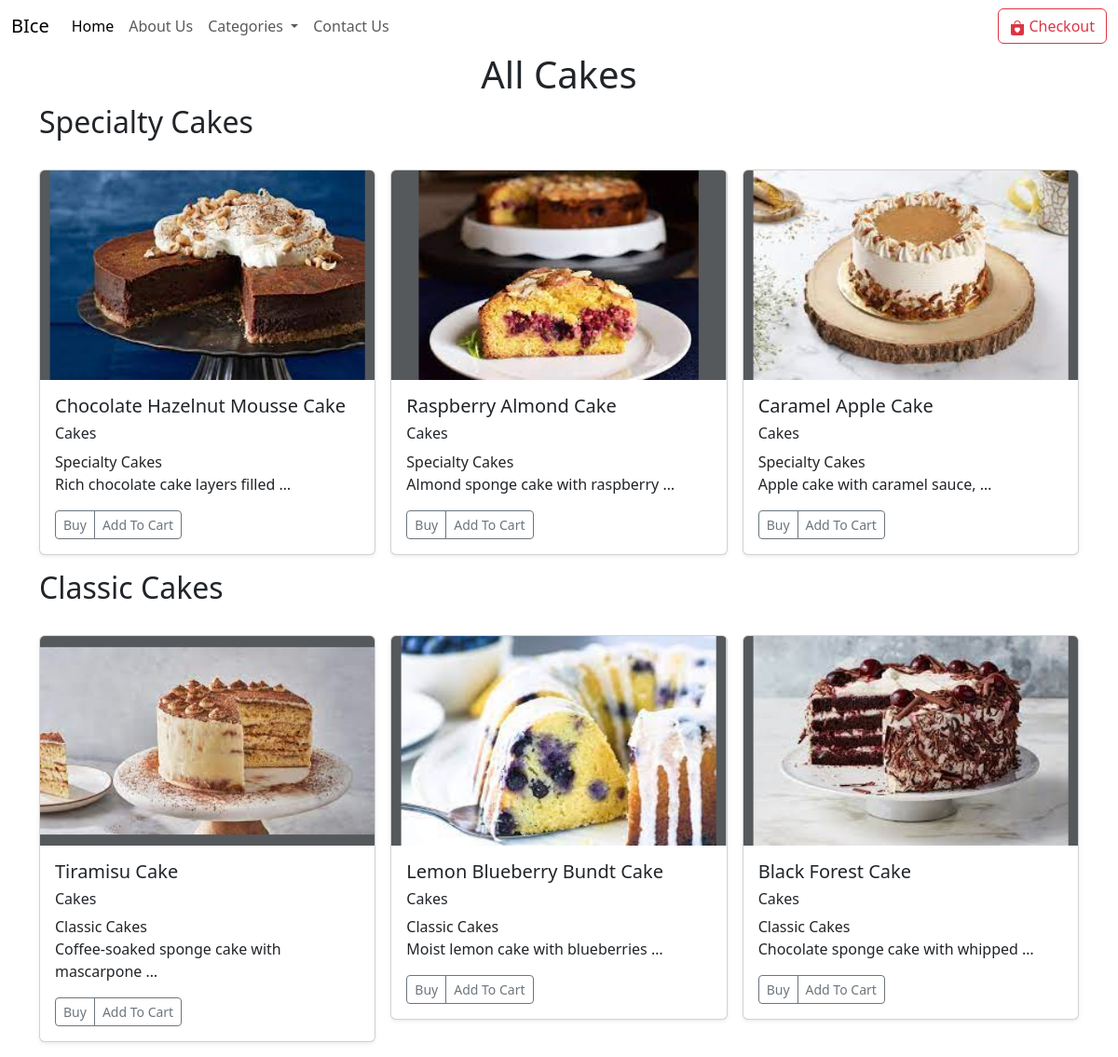
The page /cake on the database its author committed.
### home/models.py (models this page shows, shortened)
class Product(models.Model):
    name = models.CharField(max_length=127)
    price = models.IntegerField(default=0)
    category = models.CharField(max_length=255,default="")
    subcategory = models.CharField(max_length=255,default="")
    description = models.CharField(max_length=250, default='', blank=True, null=True)
    image = models.ImageField(upload_to='products/images')

### home/views.py (the view)
# urls.py: path('cake',views.cake,name='cake'),
def cake(request):
    cake_products = Product.objects.filter(category='Cakes')
    unique_subcategories = cake_products.values_list('subcategory', flat=True).distinct()
    params = {'icecream_products': cake_products, 'unique_subcategories': unique_subcategories}
    return render(request, 'cake.html', params)

### templates/cake.html (shortened to what this page needs)
{% extends "base.html" %}
{% block body %}
{% load static %}
<div class="container">
    <h1 class="text-center">All Cakes</h1>
    {% for subcategory in unique_subcategories %}
    <h2 class="text">{{ subcategory }}</h2>
    <div class="row row-cols-1 row-cols-sm-2 row-cols-md-3 g-3 my-3">
        {% for product in icecream_products %}
        {% if product.subcategory == subcategory %}
        <div class="col">
            <div class="card shadow-sm">
                <svg class="bd-placeholder-img card-img-top" width="100%" height="225" xmlns="http://www.w3.org/2000/svg" role="img" aria-label="Placeholder: Thumbnail" preserveAspectRatio="xMidYMid slice" focusable="false">
                    <title>{{ product.name }}</title>
                    <rect width="100%" height="100%" fill="#55595c"></rect>
                    <image xlink:href="/media/{{ product.image }}" width="100%" height="100%" />
                </svg>
                <div class="card-body">
                  <h5>{{ product.name }}</h5>
                  <h6>{{ product.category }}</h6>
                  <h7>{{ product.subcategory }}</h7>
                    <p class="card-text">{{ product.description|truncatewords:5 }}</p>
                    <div class="d-flex justify-content-between align-items-center">
                        <div class="btn-group">
                            <button type="button" class="btn btn-sm btn-outline-secondary">Buy</button>
                            <button type="button" class="btn btn-sm btn-outline-secondary">Add To Cart</button>
                        </div>
                    </div>
                </div>
            </div>
        </div>
        {% endif %}
        {% endfor %}
    </div>
    {% endfor %}
</div>
{% endblock body %}

### rows shown on the page
Product: name "Chocolate Hazelnut Mousse Cake", category "Cakes", subcategory "Specialty Cakes", description "Rich chocolate cake layers filled …"
Product: name "Raspberry Almond Cake", category "Cakes", subcategory "Specialty Cakes", description "Almond sponge cake with raspberry …"
Product: name "Caramel Apple Cake", category "Cakes", subcategory "Specialty Cakes", description "Apple cake with caramel sauce, …"
Product: name "Tiramisu Cake", category "Cakes", subcategory "Classic Cakes", description "Coffee-soaked sponge cake with mascarpone …"
Product: name "Lemon Blueberry Bundt Cake", category "Cakes", subcategory "Classic Cakes", description "Moist lemon cake with blueberries …"
Product: name "Black Forest Cake", category "Cakes", subcategory "Classic Cakes", description "Chocolate sponge cake with whipped …"

### other values the page prints
{{ subcategory }} "Specialty Cakes" "Classic Cakes"
